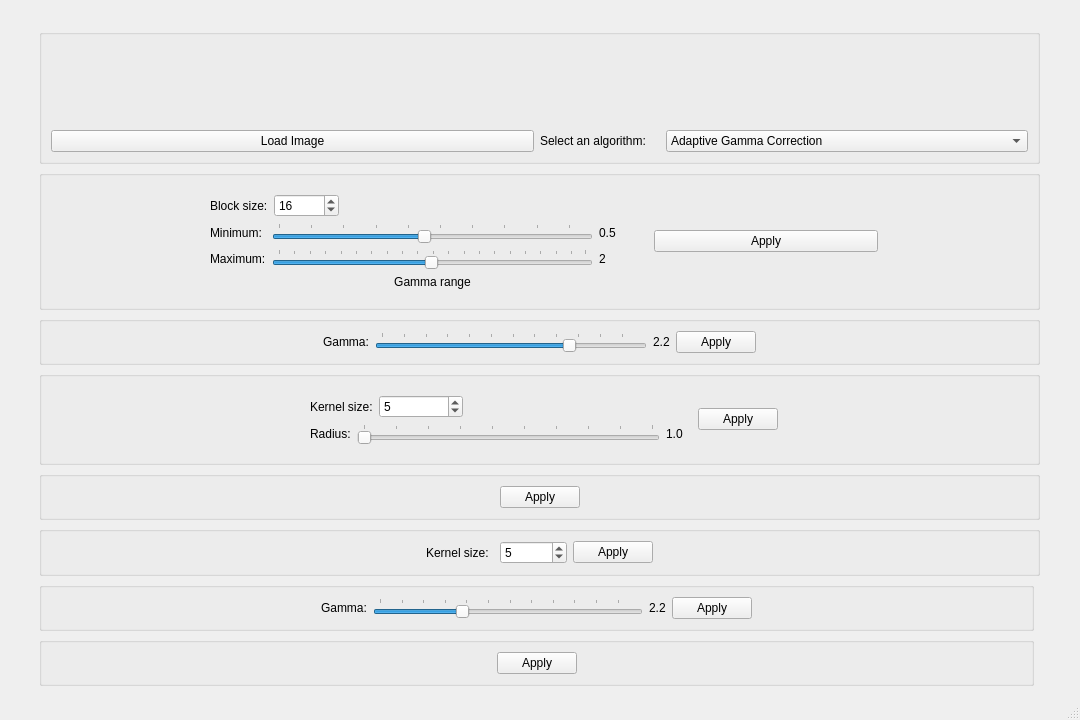
<?xml version="1.0" encoding="UTF-8"?>
<ui version="4.0">
 <class>MainWindow</class>
 <widget class="QMainWindow" name="MainWindow">
  <property name="enabled">
   <bool>true</bool>
  </property>
  <property name="geometry">
   <rect>
    <x>0</x>
    <y>0</y>
    <width>1080</width>
    <height>720</height>
   </rect>
  </property>
  <property name="minimumSize">
   <size>
    <width>1080</width>
    <height>720</height>
   </size>
  </property>
  <property name="maximumSize">
   <size>
    <width>1920</width>
    <height>1080</height>
   </size>
  </property>
  <property name="windowTitle">
   <string>MainWindow</string>
  </property>
  <widget class="QWidget" name="centralwidget">
   <widget class="QWidget" name="gridLayoutWidget">
    <property name="geometry">
     <rect>
      <x>39</x>
      <y>29</y>
      <width>1001</width>
      <height>657</height>
     </rect>
    </property>
    <layout class="QGridLayout" name="gridLayout">
     <item row="0" column="0" colspan="2">
      <widget class="QGroupBox" name="previewGroupBox">
       <property name="sizePolicy">
        <sizepolicy hsizetype="Preferred" vsizetype="Preferred">
         <horstretch>0</horstretch>
         <verstretch>6</verstretch>
        </sizepolicy>
       </property>
       <layout class="QGridLayout" name="gridLayout_3">
        <item row="2" column="0">
         <widget class="QLabel" name="originalImageLabel">
          <property name="sizePolicy">
           <sizepolicy hsizetype="Preferred" vsizetype="Preferred">
            <horstretch>0</horstretch>
            <verstretch>0</verstretch>
           </sizepolicy>
          </property>
          <property name="text">
           <string/>
          </property>
         </widget>
        </item>
        <item row="4" column="0">
         <widget class="QPushButton" name="loadImageButton">
          <property name="sizePolicy">
           <sizepolicy hsizetype="Minimum" vsizetype="Fixed">
            <horstretch>4</horstretch>
            <verstretch>0</verstretch>
           </sizepolicy>
          </property>
          <property name="statusTip">
           <string>Load an image from drive.</string>
          </property>
          <property name="text">
           <string>Load Image</string>
          </property>
         </widget>
        </item>
        <item row="4" column="1">
         <widget class="QLabel" name="selectAlgorithmLabel">
          <property name="sizePolicy">
           <sizepolicy hsizetype="Preferred" vsizetype="Preferred">
            <horstretch>1</horstretch>
            <verstretch>0</verstretch>
           </sizepolicy>
          </property>
          <property name="text">
           <string>Select an algorithm:</string>
          </property>
         </widget>
        </item>
        <item row="4" column="2">
         <widget class="QComboBox" name="algorithmsComboBox">
          <property name="sizePolicy">
           <sizepolicy hsizetype="Preferred" vsizetype="Fixed">
            <horstretch>3</horstretch>
            <verstretch>0</verstretch>
           </sizepolicy>
          </property>
          <property name="contextMenuPolicy">
           <enum>Qt::NoContextMenu</enum>
          </property>
          <property name="statusTip">
           <string>Select an image processing algorithm to showcase.</string>
          </property>
          <property name="whatsThis">
           <string/>
          </property>
          <item>
           <property name="text">
            <string>Adaptive Gamma Correction</string>
           </property>
          </item>
          <item>
           <property name="text">
            <string>Gamma Correction</string>
           </property>
          </item>
          <item>
           <property name="text">
            <string>Gaussian Blur</string>
           </property>
          </item>
          <item>
           <property name="text">
            <string>Histogram Equalization</string>
           </property>
          </item>
          <item>
           <property name="text">
            <string>Mean Blur</string>
           </property>
          </item>
          <item>
           <property name="text">
            <string>Sepia Filter</string>
           </property>
          </item>
          <item>
           <property name="text">
            <string>Sobel Edge Detection</string>
           </property>
          </item>
         </widget>
        </item>
        <item row="2" column="1" colspan="2">
         <widget class="QLabel" name="processedImageLabel">
          <property name="enabled">
           <bool>true</bool>
          </property>
          <property name="sizePolicy">
           <sizepolicy hsizetype="Preferred" vsizetype="Preferred">
            <horstretch>0</horstretch>
            <verstretch>0</verstretch>
           </sizepolicy>
          </property>
          <property name="contextMenuPolicy">
           <enum>Qt::DefaultContextMenu</enum>
          </property>
          <property name="statusTip">
           <string/>
          </property>
          <property name="text">
           <string/>
          </property>
         </widget>
        </item>
       </layout>
      </widget>
     </item>
     <item row="1" column="0" colspan="2">
      <widget class="QGroupBox" name="AGCGroupBox">
       <property name="sizePolicy">
        <sizepolicy hsizetype="Preferred" vsizetype="Preferred">
         <horstretch>0</horstretch>
         <verstretch>1</verstretch>
        </sizepolicy>
       </property>
       <property name="contextMenuPolicy">
        <enum>Qt::NoContextMenu</enum>
       </property>
       <layout class="QHBoxLayout" name="AGCLayout">
        <item>
         <spacer name="leftAGCHorizontalSpacer">
          <property name="orientation">
           <enum>Qt::Horizontal</enum>
          </property>
          <property name="sizeHint" stdset="0">
           <size>
            <width>150</width>
            <height>20</height>
           </size>
          </property>
         </spacer>
        </item>
        <item>
         <widget class="QWidget" name="AGCSettingsLayout" native="true">
          <property name="sizePolicy">
           <sizepolicy hsizetype="Preferred" vsizetype="Preferred">
            <horstretch>2</horstretch>
            <verstretch>0</verstretch>
           </sizepolicy>
          </property>
          <layout class="QVBoxLayout" name="verticalLayout" stretch="0,0">
           <item>
            <layout class="QHBoxLayout" name="blockSizeLayout">
             <item>
              <widget class="QLabel" name="blockSizeLabel">
               <property name="sizePolicy">
                <sizepolicy hsizetype="Preferred" vsizetype="Preferred">
                 <horstretch>1</horstretch>
                 <verstretch>0</verstretch>
                </sizepolicy>
               </property>
               <property name="text">
                <string>Block size:</string>
               </property>
              </widget>
             </item>
             <item>
              <widget class="QSpinBox" name="blockSizeSpinBox">
               <property name="sizePolicy">
                <sizepolicy hsizetype="Minimum" vsizetype="Fixed">
                 <horstretch>3</horstretch>
                 <verstretch>0</verstretch>
                </sizepolicy>
               </property>
               <property name="contextMenuPolicy">
                <enum>Qt::DefaultContextMenu</enum>
               </property>
               <property name="minimum">
                <number>4</number>
               </property>
               <property name="maximum">
                <number>32</number>
               </property>
               <property name="singleStep">
                <number>4</number>
               </property>
               <property name="value">
                <number>16</number>
               </property>
              </widget>
             </item>
             <item>
              <spacer name="blockSizeHorizontalSpacer">
               <property name="orientation">
                <enum>Qt::Horizontal</enum>
               </property>
               <property name="sizeHint" stdset="0">
                <size>
                 <width>300</width>
                 <height>20</height>
                </size>
               </property>
              </spacer>
             </item>
            </layout>
           </item>
           <item>
            <layout class="QHBoxLayout" name="AGCgammaRangeLayout">
             <item>
              <layout class="QVBoxLayout" name="AGCsliderLabelsLayout">
               <item>
                <widget class="QLabel" name="AGCminimumLabel">
                 <property name="text">
                  <string>Minimum:</string>
                 </property>
                </widget>
               </item>
               <item>
                <widget class="QLabel" name="AGCmaximumLabel">
                 <property name="text">
                  <string>Maximum:</string>
                 </property>
                </widget>
               </item>
               <item>
                <spacer name="AGCsliderLabelsHorizontalSpacer">
                 <property name="orientation">
                  <enum>Qt::Horizontal</enum>
                 </property>
                 <property name="sizeType">
                  <enum>QSizePolicy::Ignored</enum>
                 </property>
                 <property name="sizeHint" stdset="0">
                  <size>
                   <width>20</width>
                   <height>20</height>
                  </size>
                 </property>
                </spacer>
               </item>
              </layout>
             </item>
             <item>
              <layout class="QVBoxLayout" name="AGCgammaSlidersLayout">
               <item>
                <widget class="QSlider" name="AGCminimumSlider">
                 <property name="enabled">
                  <bool>true</bool>
                 </property>
                 <property name="minimum">
                  <number>5</number>
                 </property>
                 <property name="maximum">
                  <number>100</number>
                 </property>
                 <property name="pageStep">
                  <number>10</number>
                 </property>
                 <property name="value">
                  <number>50</number>
                 </property>
                 <property name="tracking">
                  <bool>true</bool>
                 </property>
                 <property name="orientation">
                  <enum>Qt::Horizontal</enum>
                 </property>
                 <property name="tickPosition">
                  <enum>QSlider::TicksAbove</enum>
                 </property>
                </widget>
               </item>
               <item>
                <widget class="QSlider" name="AGCmaximumSlider">
                 <property name="minimum">
                  <number>101</number>
                 </property>
                 <property name="maximum">
                  <number>300</number>
                 </property>
                 <property name="value">
                  <number>200</number>
                 </property>
                 <property name="orientation">
                  <enum>Qt::Horizontal</enum>
                 </property>
                 <property name="tickPosition">
                  <enum>QSlider::TicksAbove</enum>
                 </property>
                </widget>
               </item>
               <item>
                <widget class="QLabel" name="AGCgammaRangeLabel">
                 <property name="text">
                  <string>Gamma range</string>
                 </property>
                 <property name="alignment">
                  <set>Qt::AlignCenter</set>
                 </property>
                </widget>
               </item>
              </layout>
             </item>
             <item>
              <layout class="QVBoxLayout" name="AGCrangeValuesLayout">
               <item>
                <widget class="QLabel" name="AGCminimumRangeValue">
                 <property name="text">
                  <string>0.5</string>
                 </property>
                </widget>
               </item>
               <item>
                <widget class="QLabel" name="AGCmaximumRangeValue">
                 <property name="text">
                  <string>2</string>
                 </property>
                </widget>
               </item>
               <item>
                <spacer name="AGCrangeValuesHorizontalSpacer">
                 <property name="orientation">
                  <enum>Qt::Horizontal</enum>
                 </property>
                 <property name="sizeType">
                  <enum>QSizePolicy::Ignored</enum>
                 </property>
                 <property name="sizeHint" stdset="0">
                  <size>
                   <width>40</width>
                   <height>20</height>
                  </size>
                 </property>
                </spacer>
               </item>
              </layout>
             </item>
            </layout>
           </item>
          </layout>
         </widget>
        </item>
        <item>
         <widget class="QPushButton" name="applyAGCButton">
          <property name="sizePolicy">
           <sizepolicy hsizetype="Minimum" vsizetype="Fixed">
            <horstretch>1</horstretch>
            <verstretch>0</verstretch>
           </sizepolicy>
          </property>
          <property name="text">
           <string>Apply</string>
          </property>
         </widget>
        </item>
        <item>
         <spacer name="rightAGCHorizontalSpacer">
          <property name="orientation">
           <enum>Qt::Horizontal</enum>
          </property>
          <property name="sizeHint" stdset="0">
           <size>
            <width>150</width>
            <height>20</height>
           </size>
          </property>
         </spacer>
        </item>
       </layout>
      </widget>
     </item>
     <item row="3" column="0" colspan="2">
      <widget class="QGroupBox" name="gaussianGroupBox">
       <property name="sizePolicy">
        <sizepolicy hsizetype="Preferred" vsizetype="Preferred">
         <horstretch>0</horstretch>
         <verstretch>1</verstretch>
        </sizepolicy>
       </property>
       <layout class="QHBoxLayout" name="horizontalLayout_3">
        <item>
         <spacer name="leftGaussianHorizontalSpacer">
          <property name="orientation">
           <enum>Qt::Horizontal</enum>
          </property>
          <property name="sizeHint" stdset="0">
           <size>
            <width>250</width>
            <height>20</height>
           </size>
          </property>
         </spacer>
        </item>
        <item>
         <widget class="QWidget" name="gaussianSettingsLayout" native="true">
          <property name="sizePolicy">
           <sizepolicy hsizetype="Preferred" vsizetype="Preferred">
            <horstretch>2</horstretch>
            <verstretch>0</verstretch>
           </sizepolicy>
          </property>
          <layout class="QVBoxLayout" name="verticalLayout_2" stretch="0,0">
           <item>
            <layout class="QHBoxLayout" name="gaussianKernelSizeLayout">
             <item>
              <widget class="QLabel" name="gaussianKernelSizeLabel">
               <property name="sizePolicy">
                <sizepolicy hsizetype="Preferred" vsizetype="Preferred">
                 <horstretch>1</horstretch>
                 <verstretch>0</verstretch>
                </sizepolicy>
               </property>
               <property name="text">
                <string>Kernel size:</string>
               </property>
              </widget>
             </item>
             <item>
              <widget class="QSpinBox" name="gaussianKernelSizeSpinBox">
               <property name="sizePolicy">
                <sizepolicy hsizetype="Minimum" vsizetype="Fixed">
                 <horstretch>3</horstretch>
                 <verstretch>0</verstretch>
                </sizepolicy>
               </property>
               <property name="contextMenuPolicy">
                <enum>Qt::DefaultContextMenu</enum>
               </property>
               <property name="minimum">
                <number>3</number>
               </property>
               <property name="maximum">
                <number>15</number>
               </property>
               <property name="singleStep">
                <number>2</number>
               </property>
               <property name="value">
                <number>5</number>
               </property>
              </widget>
             </item>
             <item>
              <spacer name="gaussianKernelSizeHorizontalSpacer">
               <property name="orientation">
                <enum>Qt::Horizontal</enum>
               </property>
               <property name="sizeHint" stdset="0">
                <size>
                 <width>220</width>
                 <height>20</height>
                </size>
               </property>
              </spacer>
             </item>
            </layout>
           </item>
           <item>
            <layout class="QHBoxLayout" name="gaussianRadiusLayout">
             <item>
              <widget class="QLabel" name="gaussianRadiusLabel">
               <property name="text">
                <string>Radius:</string>
               </property>
              </widget>
             </item>
             <item>
              <widget class="QSlider" name="gaussianRadiusSlider">
               <property name="minimum">
                <number>10</number>
               </property>
               <property name="maximum">
                <number>100</number>
               </property>
               <property name="value">
                <number>10</number>
               </property>
               <property name="orientation">
                <enum>Qt::Horizontal</enum>
               </property>
               <property name="tickPosition">
                <enum>QSlider::TicksAbove</enum>
               </property>
              </widget>
             </item>
             <item>
              <widget class="QLabel" name="gaussianRadiusValue">
               <property name="text">
                <string>1.0</string>
               </property>
              </widget>
             </item>
            </layout>
           </item>
          </layout>
         </widget>
        </item>
        <item>
         <widget class="QPushButton" name="applyGaussianBlurButton">
          <property name="text">
           <string>Apply</string>
          </property>
         </widget>
        </item>
        <item>
         <spacer name="rightGaussianHorizontalSpacer">
          <property name="orientation">
           <enum>Qt::Horizontal</enum>
          </property>
          <property name="sizeHint" stdset="0">
           <size>
            <width>250</width>
            <height>20</height>
           </size>
          </property>
         </spacer>
        </item>
       </layout>
      </widget>
     </item>
     <item row="2" column="0" colspan="2">
      <widget class="QGroupBox" name="gammaCorrectionGroupBox">
       <property name="sizePolicy">
        <sizepolicy hsizetype="Preferred" vsizetype="Preferred">
         <horstretch>0</horstretch>
         <verstretch>1</verstretch>
        </sizepolicy>
       </property>
       <layout class="QHBoxLayout" name="horizontalLayout">
        <item>
         <spacer name="leftGammaHorizontalSpacer">
          <property name="orientation">
           <enum>Qt::Horizontal</enum>
          </property>
          <property name="sizeHint" stdset="0">
           <size>
            <width>150</width>
            <height>20</height>
           </size>
          </property>
         </spacer>
        </item>
        <item>
         <widget class="QLabel" name="gammaLabel">
          <property name="text">
           <string>Gamma:</string>
          </property>
         </widget>
        </item>
        <item>
         <widget class="QSlider" name="gammaSlider">
          <property name="minimum">
           <number>5</number>
          </property>
          <property name="maximum">
           <number>300</number>
          </property>
          <property name="pageStep">
           <number>25</number>
          </property>
          <property name="value">
           <number>220</number>
          </property>
          <property name="orientation">
           <enum>Qt::Horizontal</enum>
          </property>
          <property name="tickPosition">
           <enum>QSlider::TicksAbove</enum>
          </property>
         </widget>
        </item>
        <item>
         <widget class="QLabel" name="gammaValue">
          <property name="text">
           <string>2.2</string>
          </property>
         </widget>
        </item>
        <item>
         <widget class="QPushButton" name="applyGammaCorrectionButton">
          <property name="text">
           <string>Apply</string>
          </property>
         </widget>
        </item>
        <item>
         <spacer name="rightGammaHorizontalSpacer">
          <property name="orientation">
           <enum>Qt::Horizontal</enum>
          </property>
          <property name="sizeHint" stdset="0">
           <size>
            <width>150</width>
            <height>20</height>
           </size>
          </property>
         </spacer>
        </item>
       </layout>
      </widget>
     </item>
     <item row="6" column="0" colspan="2">
      <widget class="QGroupBox" name="meanGroupBox">
       <property name="sizePolicy">
        <sizepolicy hsizetype="Preferred" vsizetype="Preferred">
         <horstretch>0</horstretch>
         <verstretch>1</verstretch>
        </sizepolicy>
       </property>
       <layout class="QHBoxLayout" name="horizontalLayout_6">
        <item>
         <spacer name="leftMeanHorizontalSpacer">
          <property name="orientation">
           <enum>Qt::Horizontal</enum>
          </property>
          <property name="sizeHint" stdset="0">
           <size>
            <width>375</width>
            <height>20</height>
           </size>
          </property>
         </spacer>
        </item>
        <item>
         <widget class="QLabel" name="meanKernelSizeLabel">
          <property name="sizePolicy">
           <sizepolicy hsizetype="Preferred" vsizetype="Preferred">
            <horstretch>1</horstretch>
            <verstretch>0</verstretch>
           </sizepolicy>
          </property>
          <property name="text">
           <string>Kernel size:</string>
          </property>
         </widget>
        </item>
        <item>
         <widget class="QSpinBox" name="meanKernelSizeSpinBox">
          <property name="sizePolicy">
           <sizepolicy hsizetype="Minimum" vsizetype="Fixed">
            <horstretch>1</horstretch>
            <verstretch>0</verstretch>
           </sizepolicy>
          </property>
          <property name="contextMenuPolicy">
           <enum>Qt::DefaultContextMenu</enum>
          </property>
          <property name="minimum">
           <number>3</number>
          </property>
          <property name="maximum">
           <number>15</number>
          </property>
          <property name="singleStep">
           <number>2</number>
          </property>
          <property name="value">
           <number>5</number>
          </property>
         </widget>
        </item>
        <item>
         <widget class="QPushButton" name="applyMeanButton">
          <property name="text">
           <string>Apply</string>
          </property>
         </widget>
        </item>
        <item>
         <spacer name="rightMeanHorizontalSpacer">
          <property name="orientation">
           <enum>Qt::Horizontal</enum>
          </property>
          <property name="sizeHint" stdset="0">
           <size>
            <width>375</width>
            <height>20</height>
           </size>
          </property>
         </spacer>
        </item>
       </layout>
      </widget>
     </item>
     <item row="7" column="0">
      <widget class="QGroupBox" name="sepiaGroupBox">
       <property name="sizePolicy">
        <sizepolicy hsizetype="Preferred" vsizetype="Preferred">
         <horstretch>0</horstretch>
         <verstretch>1</verstretch>
        </sizepolicy>
       </property>
       <layout class="QHBoxLayout" name="horizontalLayout_8">
        <item>
         <spacer name="leftSepiaHorizontalSpacer">
          <property name="orientation">
           <enum>Qt::Horizontal</enum>
          </property>
          <property name="sizeHint" stdset="0">
           <size>
            <width>150</width>
            <height>20</height>
           </size>
          </property>
         </spacer>
        </item>
        <item>
         <widget class="QLabel" name="sepiaGammaLabel">
          <property name="text">
           <string>Gamma:</string>
          </property>
         </widget>
        </item>
        <item>
         <widget class="QSlider" name="sepiaGammaSlider">
          <property name="minimum">
           <number>5</number>
          </property>
          <property name="maximum">
           <number>300</number>
          </property>
          <property name="pageStep">
           <number>25</number>
          </property>
          <property name="value">
           <number>100</number>
          </property>
          <property name="orientation">
           <enum>Qt::Horizontal</enum>
          </property>
          <property name="tickPosition">
           <enum>QSlider::TicksAbove</enum>
          </property>
         </widget>
        </item>
        <item>
         <widget class="QLabel" name="sepiaGammaValue">
          <property name="text">
           <string>2.2</string>
          </property>
         </widget>
        </item>
        <item>
         <widget class="QPushButton" name="applySepiaButton">
          <property name="text">
           <string>Apply</string>
          </property>
         </widget>
        </item>
        <item>
         <spacer name="rightSepiaHorizontalSpacer">
          <property name="orientation">
           <enum>Qt::Horizontal</enum>
          </property>
          <property name="sizeHint" stdset="0">
           <size>
            <width>150</width>
            <height>20</height>
           </size>
          </property>
         </spacer>
        </item>
       </layout>
      </widget>
     </item>
     <item row="5" column="0" colspan="2">
      <widget class="QGroupBox" name="HEGroupBox">
       <property name="sizePolicy">
        <sizepolicy hsizetype="Preferred" vsizetype="Preferred">
         <horstretch>0</horstretch>
         <verstretch>1</verstretch>
        </sizepolicy>
       </property>
       <layout class="QHBoxLayout" name="horizontalLayout_5">
        <item>
         <spacer name="leftHEHorizontalSpacer">
          <property name="orientation">
           <enum>Qt::Horizontal</enum>
          </property>
          <property name="sizeHint" stdset="0">
           <size>
            <width>250</width>
            <height>20</height>
           </size>
          </property>
         </spacer>
        </item>
        <item>
         <widget class="QPushButton" name="applyHEButton">
          <property name="text">
           <string>Apply</string>
          </property>
         </widget>
        </item>
        <item>
         <spacer name="rightHEHorizontalSpacer">
          <property name="orientation">
           <enum>Qt::Horizontal</enum>
          </property>
          <property name="sizeHint" stdset="0">
           <size>
            <width>250</width>
            <height>20</height>
           </size>
          </property>
         </spacer>
        </item>
       </layout>
      </widget>
     </item>
     <item row="8" column="0">
      <widget class="QGroupBox" name="sobelGroupBox">
       <property name="sizePolicy">
        <sizepolicy hsizetype="Preferred" vsizetype="Preferred">
         <horstretch>0</horstretch>
         <verstretch>1</verstretch>
        </sizepolicy>
       </property>
       <layout class="QHBoxLayout" name="horizontalLayout_9">
        <item>
         <spacer name="leftSobelHorizontalSpacer">
          <property name="orientation">
           <enum>Qt::Horizontal</enum>
          </property>
          <property name="sizeHint" stdset="0">
           <size>
            <width>250</width>
            <height>20</height>
           </size>
          </property>
         </spacer>
        </item>
        <item>
         <widget class="QPushButton" name="applySobelButton">
          <property name="text">
           <string>Apply</string>
          </property>
         </widget>
        </item>
        <item>
         <spacer name="rightSobelHorizontalSpacer">
          <property name="orientation">
           <enum>Qt::Horizontal</enum>
          </property>
          <property name="sizeHint" stdset="0">
           <size>
            <width>250</width>
            <height>20</height>
           </size>
          </property>
         </spacer>
        </item>
       </layout>
      </widget>
     </item>
    </layout>
   </widget>
  </widget>
  <widget class="QMenuBar" name="menubar">
   <property name="geometry">
    <rect>
     <x>0</x>
     <y>0</y>
     <width>1080</width>
     <height>26</height>
    </rect>
   </property>
  </widget>
  <widget class="QStatusBar" name="statusbar"/>
 </widget>
 <resources/>
 <connections>
  <connection>
   <sender>AGCminimumSlider</sender>
   <signal>valueChanged(int)</signal>
   <receiver>AGCminimumRangeValue</receiver>
   <slot>setNum(int)</slot>
   <hints>
    <hint type="sourcelabel">
     <x>420</x>
     <y>411</y>
    </hint>
    <hint type="destinationlabel">
     <x>631</x>
     <y>407</y>
    </hint>
   </hints>
  </connection>
  <connection>
   <sender>AGCmaximumSlider</sender>
   <signal>valueChanged(int)</signal>
   <receiver>AGCmaximumRangeValue</receiver>
   <slot>setNum(int)</slot>
   <hints>
    <hint type="sourcelabel">
     <x>447</x>
     <y>443</y>
    </hint>
    <hint type="destinationlabel">
     <x>618</x>
     <y>434</y>
    </hint>
   </hints>
  </connection>
  <connection>
   <sender>algorithmsComboBox</sender>
   <signal>currentIndexChanged(QString)</signal>
   <receiver>AGCGroupBox</receiver>
   <slot>show()</slot>
   <hints>
    <hint type="sourcelabel">
     <x>745</x>
     <y>298</y>
    </hint>
    <hint type="destinationlabel">
     <x>753</x>
     <y>378</y>
    </hint>
   </hints>
  </connection>
 </connections>
</ui>
